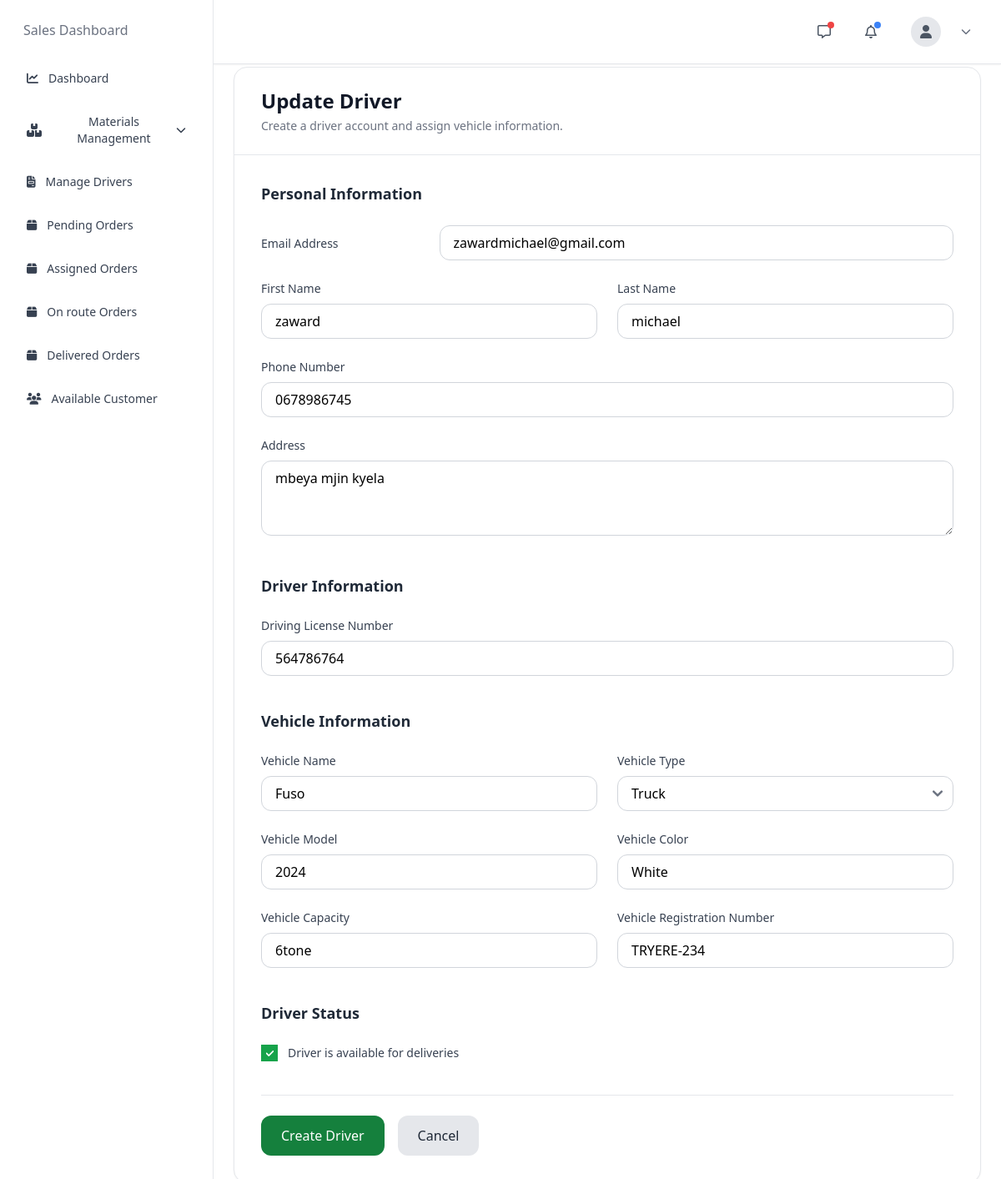
The app's page /drivers/7/update/ with its own data.
### accounts/models.py (models this page shows)
class User(AbstractUser):
    username = None
    email = models.EmailField(unique=True)
    first_name = models.CharField(max_length=150)
    last_name = models.CharField(max_length=150)
    phone = models.CharField(max_length=20, blank=True, null=True)
    ROLE_CHOICES = (
        ('ADMIN', 'Admin'),
        ('CUSTOMER', 'Customer'),
        ('DRIVER', 'Driver'),
    )
    role = models.CharField(
        max_length=20,
        choices=ROLE_CHOICES,
        default='CUSTOMER'
    )
    license_number = models.CharField(max_length=100, blank=True, null=True)
    vehicle_number = models.CharField(max_length=100, blank=True, null=True)
    vehicle_name = models.CharField(
            max_length=150,
            blank=True,
            null=True
        )
    VEHICLE_TYPES = (
        ("TRUCK", "Truck"),
        ("PICKUP", "Pickup"),
        ("TRAILER", "Trailer"),
        ("VAN", "Van"),
        ("MOTORCYCLE", "Motorcycle"),
    )
    vehicle_type = models.CharField(
        max_length=30,
        choices=VEHICLE_TYPES,
        blank=True,
        null=True
    )
    vehicle_model = models.CharField(
        max_length=100,
        blank=True,
        null=True
    )
    vehicle_color = models.CharField(
        max_length=50,
        blank=True,
        null=True
    )
    vehicle_capacity = models.CharField(
        max_length=50,
        blank=True,
        null=True,
        help_text="Example: 5 Tons"
    )
    address = models.TextField(
        blank=True,
        null=True
    )
    is_available = models.BooleanField(default=True)
    is_verified = models.BooleanField(default=False)
    created_at = models.DateTimeField(auto_now_add=True)
    USERNAME_FIELD = 'email'
    REQUIRED_FIELDS = ['first_name', 'last_name']
    objects = CustomUserManager()

### accounts/views.py (the view)
def driver_update(request, pk):
    driver = get_object_or_404(
        User,
        id=pk,
        role="DRIVER"
    )
    if request.method == "POST":
        form = DriverUpdateForm(
            request.POST,
            instance=driver
        )
        if form.is_valid():
            form.save()
            messages.success(
                request,
                "Driver updated successfully."
            )
            return redirect(
                "driver_detail",
                pk=driver.id
            )
    else:
        form = DriverUpdateForm(
            instance=driver
        )
    return render(
        request,
        "manager/driver_form.html",
        {
            "form": form,
            "driver": driver,
            "is_update": True,
        }
    )

### templates/manager/driver_form.html (shortened to what this page needs)
{% extends 'manager/base.html' %}
{% block content %}
{% include 'manager/nav.html' %}
{% include 'manager/sidebar.html' %}
<div class="sm:ml-64 min-h-screen pt-20 pb-10 px-6">
    <div class="max-w-6xl">
        <div class="bg-white border border-gray-200 rounded-2xl shadow-sm overflow-hidden">
            <div class="border-b border-gray-200 px-8 py-6">
                <h1 class="text-2xl font-semibold text-gray-900">
                   {% if is_update %}
        Update Driver
    {% else %}
        Create Driver
    {% endif %}
                </h1>
                <p class="mt-1 text-sm text-gray-500">
                    Create a driver account and assign vehicle information.
                </p>
            </div>
            <form method="POST" class="p-8">
                <div class="mb-10">
                    <h2 class="text-lg font-semibold text-gray-800 mb-6">
                        Personal Information
                    </h2>
                    <div class="space-y-6">
                        <div class="grid grid-cols-12 gap-6">
                            <label class="col-span-12 md:col-span-3 pt-3 text-sm text-gray-700">
                                Email Address
                            </label>
                            <div class="col-span-12 md:col-span-9">
                                {{ form.email }}
                            </div>
                        </div>
                        <div class="grid grid-cols-1 md:grid-cols-2 gap-6">
                            <div>
                                <label class="block text-sm text-gray-700 mb-2">
                                    First Name
                                </label>
                                {{ form.first_name }}
                            </div>
                            <div>
                                <label class="block text-sm text-gray-700 mb-2">
                                    Last Name
                                </label>
                                {{ form.last_name }}
                            </div>
                        </div>
                        <div>
                            <label class="block text-sm text-gray-700 mb-2">
                                Phone Number
                            </label>
                            {{ form.phone }}
                        </div>
                        <div>
                            <label class="block text-sm text-gray-700 mb-2">
                                Address
                            </label>
                            {{ form.address }}
                        </div>
                    </div>
                </div>
                <div class="mb-10">
                    <h2 class="text-lg font-semibold text-gray-800 mb-6">
                        Driver Information
                    </h2>
                    <div>
                        <label class="block text-sm text-gray-700 mb-2">
                            Driving License Number
                        </label>
                        {{ form.license_number }}
                    </div>
                </div>
                <div class="mb-10">
                    <h2 class="text-lg font-semibold text-gray-800 mb-6">
                        Vehicle Information
                    </h2>
                    <div class="grid grid-cols-1 md:grid-cols-2 gap-6">
                        <div>
                            <label class="block text-sm text-gray-700 mb-2">
                                Vehicle Name
                            </label>
                            {{ form.vehicle_name }}
                        </div>
                        <div>
                            <label class="block text-sm text-gray-700 mb-2">
                                Vehicle Type
                            </label>
                            {{ form.vehicle_type }}
                        </div>
                        <div>
                            <label class="block text-sm text-gray-700 mb-2">
                                Vehicle Model
                            </label>
                            {{ form.vehicle_model }}
                        </div>
                        <div>
                            <label class="block text-sm text-gray-700 mb-2">
                                Vehicle Color
                            </label>
                            {{ form.vehicle_color }}
                        </div>
                        <div>
                            <label class="block text-sm text-gray-700 mb-2">
                                Vehicle Capacity
                            </label>
                            {{ form.vehicle_capacity }}
                        </div>
                        <div>
                            <label class="block text-sm text-gray-700 mb-2">
                                Vehicle Registration Number
                            </label>
                            {{ form.vehicle_number }}
                        </div>
                    </div>
                </div>
                <div class="mb-10">
                    <h2 class="text-lg font-semibold text-gray-800 mb-6">
                        Driver Status
                    </h2>
                    <div class="flex items-center gap-3">
                        {{ form.is_available }}
                        <span class="text-sm text-gray-700">
                            Driver is available for deliveries
                        </span>
                    </div>
                </div>
                <div class="border-t border-gray-200 pt-6 flex flex-wrap gap-4">
                    <button
                        type="submit"
                        class="px-6 py-3 bg-green-700 hover:bg-green-800 text-white rounded-xl font-medium transition">
                        Create Driver
                    </button>
                    <a href="javascript:history.back()"
                        class="px-6 py-3 bg-gray-200 hover:bg-gray-300 text-gray-800 rounded-xl font-medium transition">
                        Cancel
                    </a>
                </div>
            </form>
        </div>
    </div>
</div>
{% endblock %}

### records on screen
User: email "zawardmichael@gmail.com", first_name "zaward", last_name "michael", phone "0678986745", address "mbeya mjin kyela", license_number "564786764", vehicle_name "Fuso", vehicle_type "Truck", vehicle_model "2024", vehicle_color "White", vehicle_capacity "6tone", vehicle_number "TRYERE-234", is_available "☑"
